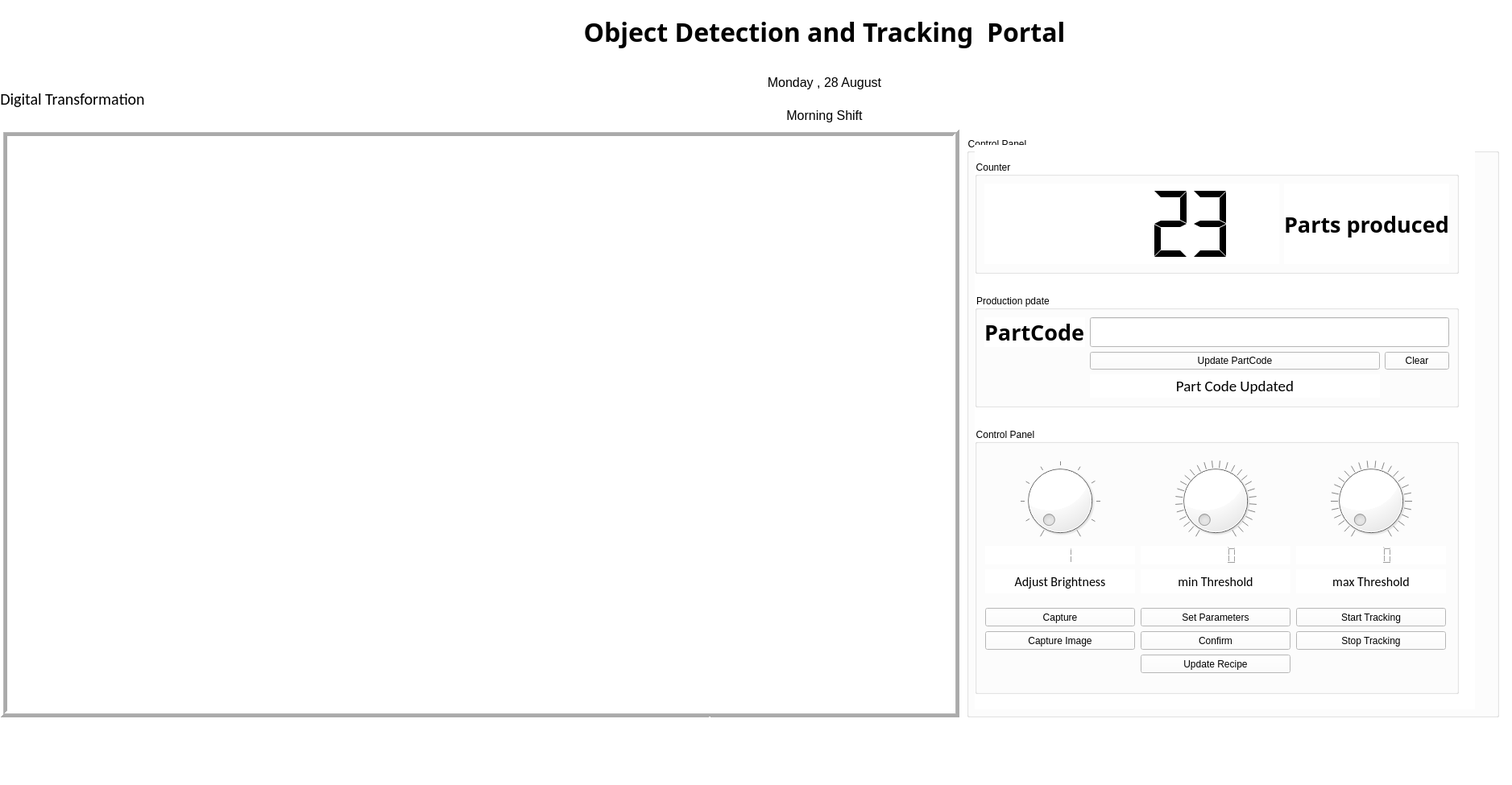
<?xml version="1.0" encoding="UTF-8"?>
<ui version="4.0">
 <class>FurnaceVisionSystem</class>
 <widget class="QMainWindow" name="FurnaceVisionSystem">
  <property name="geometry">
   <rect>
    <x>0</x>
    <y>0</y>
    <width>1877</width>
    <height>975</height>
   </rect>
  </property>
  <property name="sizePolicy">
   <sizepolicy hsizetype="Expanding" vsizetype="Expanding">
    <horstretch>0</horstretch>
    <verstretch>0</verstretch>
   </sizepolicy>
  </property>
  <property name="windowTitle">
   <string>Furnace Vision System</string>
  </property>
  <property name="styleSheet">
   <string notr="true">background-color: rgb(255, 255, 255);</string>
  </property>
  <widget class="QWidget" name="centralwidget">
   <widget class="QLabel" name="label">
    <property name="geometry">
     <rect>
      <x>0</x>
      <y>160</y>
      <width>1191</width>
      <height>731</height>
     </rect>
    </property>
    <property name="sizePolicy">
     <sizepolicy hsizetype="Expanding" vsizetype="Expanding">
      <horstretch>0</horstretch>
      <verstretch>0</verstretch>
     </sizepolicy>
    </property>
    <property name="focusPolicy">
     <enum>Qt::NoFocus</enum>
    </property>
    <property name="autoFillBackground">
     <bool>false</bool>
    </property>
    <property name="frameShape">
     <enum>QFrame::Box</enum>
    </property>
    <property name="frameShadow">
     <enum>QFrame::Raised</enum>
    </property>
    <property name="lineWidth">
     <number>4</number>
    </property>
    <property name="midLineWidth">
     <number>1</number>
    </property>
    <property name="text">
     <string/>
    </property>
    <property name="textFormat">
     <enum>Qt::MarkdownText</enum>
    </property>
    <property name="pixmap">
     <pixmap>../../../../../.designer/.designer/backup/100 (1).bmp</pixmap>
    </property>
    <property name="scaledContents">
     <bool>true</bool>
    </property>
   </widget>
   <widget class="QGroupBox" name="groupBox">
    <property name="geometry">
     <rect>
      <x>1200</x>
      <y>170</y>
      <width>661</width>
      <height>721</height>
     </rect>
    </property>
    <property name="title">
     <string>Control Panel</string>
    </property>
    <widget class="QWidget" name="verticalLayoutWidget">
     <property name="geometry">
      <rect>
       <x>10</x>
       <y>10</y>
       <width>621</width>
       <height>701</height>
      </rect>
     </property>
     <layout class="QVBoxLayout" name="verticalLayout">
      <item>
       <widget class="QGroupBox" name="groupBox_2">
        <property name="sizePolicy">
         <sizepolicy hsizetype="Expanding" vsizetype="Expanding">
          <horstretch>0</horstretch>
          <verstretch>0</verstretch>
         </sizepolicy>
        </property>
        <property name="maximumSize">
         <size>
          <width>601</width>
          <height>141</height>
         </size>
        </property>
        <property name="title">
         <string>Counter</string>
        </property>
        <layout class="QHBoxLayout" name="horizontalLayout_5">
         <item>
          <widget class="QLCDNumber" name="lcdNumber_2">
           <property name="sizePolicy">
            <sizepolicy hsizetype="Expanding" vsizetype="Expanding">
             <horstretch>0</horstretch>
             <verstretch>0</verstretch>
            </sizepolicy>
           </property>
           <property name="maximumSize">
            <size>
             <width>369</width>
             <height>108</height>
            </size>
           </property>
           <property name="font">
            <font>
             <pointsize>36</pointsize>
             <weight>75</weight>
             <bold>true</bold>
            </font>
           </property>
           <property name="layoutDirection">
            <enum>Qt::LeftToRight</enum>
           </property>
           <property name="autoFillBackground">
            <bool>false</bool>
           </property>
           <property name="frameShape">
            <enum>QFrame::NoFrame</enum>
           </property>
           <property name="segmentStyle">
            <enum>QLCDNumber::Flat</enum>
           </property>
           <property name="intValue" stdset="0">
            <number>23</number>
           </property>
          </widget>
         </item>
         <item>
          <widget class="QLabel" name="label_14">
           <property name="font">
            <font>
             <family>Adobe Caslon Pro Bold</family>
             <pointsize>20</pointsize>
             <weight>75</weight>
             <bold>true</bold>
            </font>
           </property>
           <property name="text">
            <string>Parts produced</string>
           </property>
          </widget>
         </item>
        </layout>
       </widget>
      </item>
      <item>
       <widget class="QGroupBox" name="groupBox_3">
        <property name="sizePolicy">
         <sizepolicy hsizetype="Expanding" vsizetype="Expanding">
          <horstretch>0</horstretch>
          <verstretch>0</verstretch>
         </sizepolicy>
        </property>
        <property name="maximumSize">
         <size>
          <width>601</width>
          <height>141</height>
         </size>
        </property>
        <property name="title">
         <string>Production pdate</string>
        </property>
        <layout class="QGridLayout" name="gridLayout">
         <item row="0" column="0">
          <widget class="QLabel" name="label_13">
           <property name="font">
            <font>
             <family>Adobe Caslon Pro Bold</family>
             <pointsize>20</pointsize>
             <weight>75</weight>
             <bold>true</bold>
            </font>
           </property>
           <property name="text">
            <string>PartCode</string>
           </property>
          </widget>
         </item>
         <item row="3" column="1">
          <widget class="QLabel" name="label_5">
           <property name="sizePolicy">
            <sizepolicy hsizetype="Expanding" vsizetype="Expanding">
             <horstretch>0</horstretch>
             <verstretch>0</verstretch>
            </sizepolicy>
           </property>
           <property name="maximumSize">
            <size>
             <width>369</width>
             <height>41</height>
            </size>
           </property>
           <property name="font">
            <font>
             <family>Calibri</family>
             <pointsize>14</pointsize>
            </font>
           </property>
           <property name="layoutDirection">
            <enum>Qt::LeftToRight</enum>
           </property>
           <property name="text">
            <string>Part Code Updated</string>
           </property>
           <property name="alignment">
            <set>Qt::AlignCenter</set>
           </property>
          </widget>
         </item>
         <item row="2" column="2">
          <widget class="QPushButton" name="pushButton_5">
           <property name="text">
            <string>Clear</string>
           </property>
          </widget>
         </item>
         <item row="0" column="1" colspan="2">
          <widget class="QLineEdit" name="lineEdit_2">
           <property name="maximumSize">
            <size>
             <width>450</width>
             <height>41</height>
            </size>
           </property>
           <property name="tabletTracking">
            <bool>true</bool>
           </property>
           <property name="autoFillBackground">
            <bool>false</bool>
           </property>
          </widget>
         </item>
         <item row="2" column="1">
          <widget class="QPushButton" name="pushButton_3">
           <property name="text">
            <string>Update PartCode</string>
           </property>
          </widget>
         </item>
        </layout>
       </widget>
      </item>
      <item>
       <widget class="QGroupBox" name="groupBox_4">
        <property name="sizePolicy">
         <sizepolicy hsizetype="Expanding" vsizetype="Expanding">
          <horstretch>0</horstretch>
          <verstretch>0</verstretch>
         </sizepolicy>
        </property>
        <property name="maximumSize">
         <size>
          <width>601</width>
          <height>331</height>
         </size>
        </property>
        <property name="title">
         <string>Control Panel</string>
        </property>
        <layout class="QVBoxLayout" name="verticalLayout_3">
         <item>
          <layout class="QGridLayout" name="gridLayout_4">
           <item row="2" column="1">
            <widget class="QLabel" name="label_16">
             <property name="sizePolicy">
              <sizepolicy hsizetype="Expanding" vsizetype="Expanding">
               <horstretch>0</horstretch>
               <verstretch>0</verstretch>
              </sizepolicy>
             </property>
             <property name="maximumSize">
              <size>
               <width>186</width>
               <height>30</height>
              </size>
             </property>
             <property name="font">
              <font>
               <family>Calibri</family>
               <pointsize>12</pointsize>
              </font>
             </property>
             <property name="text">
              <string>min Threshold</string>
             </property>
             <property name="alignment">
              <set>Qt::AlignCenter</set>
             </property>
            </widget>
           </item>
           <item row="2" column="0">
            <widget class="QLabel" name="label_17">
             <property name="sizePolicy">
              <sizepolicy hsizetype="Expanding" vsizetype="Expanding">
               <horstretch>0</horstretch>
               <verstretch>0</verstretch>
              </sizepolicy>
             </property>
             <property name="maximumSize">
              <size>
               <width>186</width>
               <height>30</height>
              </size>
             </property>
             <property name="font">
              <font>
               <family>Calibri</family>
               <pointsize>12</pointsize>
              </font>
             </property>
             <property name="layoutDirection">
              <enum>Qt::LeftToRight</enum>
             </property>
             <property name="text">
              <string>Adjust Brightness</string>
             </property>
             <property name="alignment">
              <set>Qt::AlignCenter</set>
             </property>
            </widget>
           </item>
           <item row="0" column="2">
            <widget class="QDial" name="dial_4">
             <property name="maximumSize">
              <size>
               <width>186</width>
               <height>100</height>
              </size>
             </property>
             <property name="mouseTracking">
              <bool>true</bool>
             </property>
             <property name="tabletTracking">
              <bool>false</bool>
             </property>
             <property name="acceptDrops">
              <bool>false</bool>
             </property>
             <property name="autoFillBackground">
              <bool>false</bool>
             </property>
             <property name="minimum">
              <number>500</number>
             </property>
             <property name="maximum">
              <number>1000</number>
             </property>
             <property name="singleStep">
              <number>10</number>
             </property>
             <property name="wrapping">
              <bool>false</bool>
             </property>
             <property name="notchesVisible">
              <bool>true</bool>
             </property>
            </widget>
           </item>
           <item row="2" column="2">
            <widget class="QLabel" name="label_15">
             <property name="sizePolicy">
              <sizepolicy hsizetype="Expanding" vsizetype="Expanding">
               <horstretch>0</horstretch>
               <verstretch>0</verstretch>
              </sizepolicy>
             </property>
             <property name="maximumSize">
              <size>
               <width>186</width>
               <height>30</height>
              </size>
             </property>
             <property name="font">
              <font>
               <family>Calibri</family>
               <pointsize>12</pointsize>
              </font>
             </property>
             <property name="text">
              <string>max Threshold</string>
             </property>
             <property name="alignment">
              <set>Qt::AlignCenter</set>
             </property>
            </widget>
           </item>
           <item row="0" column="1">
            <widget class="QDial" name="dial_5">
             <property name="maximumSize">
              <size>
               <width>186</width>
               <height>100</height>
              </size>
             </property>
             <property name="mouseTracking">
              <bool>true</bool>
             </property>
             <property name="tabletTracking">
              <bool>false</bool>
             </property>
             <property name="acceptDrops">
              <bool>false</bool>
             </property>
             <property name="autoFillBackground">
              <bool>false</bool>
             </property>
             <property name="minimum">
              <number>30</number>
             </property>
             <property name="maximum">
              <number>300</number>
             </property>
             <property name="singleStep">
              <number>10</number>
             </property>
             <property name="wrapping">
              <bool>false</bool>
             </property>
             <property name="notchesVisible">
              <bool>true</bool>
             </property>
            </widget>
           </item>
           <item row="0" column="0">
            <widget class="QDial" name="dial_6">
             <property name="maximumSize">
              <size>
               <width>186</width>
               <height>100</height>
              </size>
             </property>
             <property name="mouseTracking">
              <bool>true</bool>
             </property>
             <property name="tabletTracking">
              <bool>false</bool>
             </property>
             <property name="acceptDrops">
              <bool>false</bool>
             </property>
             <property name="autoFillBackground">
              <bool>false</bool>
             </property>
             <property name="maximum">
              <number>10</number>
             </property>
             <property name="wrapping">
              <bool>false</bool>
             </property>
             <property name="notchesVisible">
              <bool>true</bool>
             </property>
            </widget>
           </item>
           <item row="1" column="0">
            <widget class="QLCDNumber" name="lcdNumber">
             <property name="sizePolicy">
              <sizepolicy hsizetype="Expanding" vsizetype="Expanding">
               <horstretch>0</horstretch>
               <verstretch>0</verstretch>
              </sizepolicy>
             </property>
             <property name="maximumSize">
              <size>
               <width>186</width>
               <height>23</height>
              </size>
             </property>
             <property name="font">
              <font>
               <family>Arial</family>
               <pointsize>14</pointsize>
               <weight>75</weight>
               <bold>true</bold>
              </font>
             </property>
             <property name="focusPolicy">
              <enum>Qt::StrongFocus</enum>
             </property>
             <property name="layoutDirection">
              <enum>Qt::LeftToRight</enum>
             </property>
             <property name="autoFillBackground">
              <bool>false</bool>
             </property>
             <property name="frameShape">
              <enum>QFrame::NoFrame</enum>
             </property>
             <property name="frameShadow">
              <enum>QFrame::Plain</enum>
             </property>
             <property name="smallDecimalPoint">
              <bool>false</bool>
             </property>
             <property name="digitCount">
              <number>3</number>
             </property>
             <property name="value" stdset="0">
              <double>1.000000000000000</double>
             </property>
             <property name="intValue" stdset="0">
              <number>1</number>
             </property>
            </widget>
           </item>
           <item row="1" column="1">
            <widget class="QLCDNumber" name="lcdNumber_3">
             <property name="sizePolicy">
              <sizepolicy hsizetype="Expanding" vsizetype="Expanding">
               <horstretch>0</horstretch>
               <verstretch>0</verstretch>
              </sizepolicy>
             </property>
             <property name="maximumSize">
              <size>
               <width>186</width>
               <height>23</height>
              </size>
             </property>
             <property name="font">
              <font>
               <weight>75</weight>
               <bold>true</bold>
              </font>
             </property>
             <property name="focusPolicy">
              <enum>Qt::StrongFocus</enum>
             </property>
             <property name="layoutDirection">
              <enum>Qt::LeftToRight</enum>
             </property>
             <property name="autoFillBackground">
              <bool>false</bool>
             </property>
             <property name="frameShape">
              <enum>QFrame::NoFrame</enum>
             </property>
             <property name="frameShadow">
              <enum>QFrame::Plain</enum>
             </property>
            </widget>
           </item>
           <item row="1" column="2">
            <widget class="QLCDNumber" name="lcdNumber_4">
             <property name="sizePolicy">
              <sizepolicy hsizetype="Expanding" vsizetype="Expanding">
               <horstretch>0</horstretch>
               <verstretch>0</verstretch>
              </sizepolicy>
             </property>
             <property name="maximumSize">
              <size>
               <width>186</width>
               <height>23</height>
              </size>
             </property>
             <property name="font">
              <font>
               <weight>75</weight>
               <bold>true</bold>
              </font>
             </property>
             <property name="focusPolicy">
              <enum>Qt::StrongFocus</enum>
             </property>
             <property name="frameShape">
              <enum>QFrame::NoFrame</enum>
             </property>
            </widget>
           </item>
          </layout>
         </item>
         <item>
          <layout class="QGridLayout" name="gridLayout_5">
           <item row="1" column="2">
            <widget class="QPushButton" name="Track_4">
             <property name="sizePolicy">
              <sizepolicy hsizetype="Expanding" vsizetype="Expanding">
               <horstretch>0</horstretch>
               <verstretch>0</verstretch>
              </sizepolicy>
             </property>
             <property name="maximumSize">
              <size>
               <width>186</width>
               <height>23</height>
              </size>
             </property>
             <property name="text">
              <string>Stop Tracking</string>
             </property>
            </widget>
           </item>
           <item row="1" column="0">
            <widget class="QPushButton" name="Capture_2">
             <property name="sizePolicy">
              <sizepolicy hsizetype="Expanding" vsizetype="Expanding">
               <horstretch>0</horstretch>
               <verstretch>0</verstretch>
              </sizepolicy>
             </property>
             <property name="maximumSize">
              <size>
               <width>186</width>
               <height>23</height>
              </size>
             </property>
             <property name="text">
              <string>Capture Image</string>
             </property>
            </widget>
           </item>
           <item row="0" column="0">
            <widget class="QPushButton" name="pushButton_4">
             <property name="sizePolicy">
              <sizepolicy hsizetype="Expanding" vsizetype="Expanding">
               <horstretch>0</horstretch>
               <verstretch>0</verstretch>
              </sizepolicy>
             </property>
             <property name="maximumSize">
              <size>
               <width>186</width>
               <height>23</height>
              </size>
             </property>
             <property name="text">
              <string>Capture</string>
             </property>
            </widget>
           </item>
           <item row="0" column="1">
            <widget class="QPushButton" name="Set_3">
             <property name="sizePolicy">
              <sizepolicy hsizetype="Expanding" vsizetype="Expanding">
               <horstretch>0</horstretch>
               <verstretch>0</verstretch>
              </sizepolicy>
             </property>
             <property name="maximumSize">
              <size>
               <width>186</width>
               <height>23</height>
              </size>
             </property>
             <property name="text">
              <string>Set Parameters</string>
             </property>
            </widget>
           </item>
           <item row="0" column="2">
            <widget class="QPushButton" name="Track_3">
             <property name="sizePolicy">
              <sizepolicy hsizetype="Expanding" vsizetype="Expanding">
               <horstretch>0</horstretch>
               <verstretch>0</verstretch>
              </sizepolicy>
             </property>
             <property name="maximumSize">
              <size>
               <width>186</width>
               <height>23</height>
              </size>
             </property>
             <property name="text">
              <string>Start Tracking</string>
             </property>
            </widget>
           </item>
           <item row="1" column="1">
            <widget class="QPushButton" name="Set_4">
             <property name="sizePolicy">
              <sizepolicy hsizetype="Expanding" vsizetype="Expanding">
               <horstretch>0</horstretch>
               <verstretch>0</verstretch>
              </sizepolicy>
             </property>
             <property name="maximumSize">
              <size>
               <width>186</width>
               <height>23</height>
              </size>
             </property>
             <property name="text">
              <string>Confirm</string>
             </property>
            </widget>
           </item>
           <item row="2" column="1">
            <widget class="QPushButton" name="Set_5">
             <property name="sizePolicy">
              <sizepolicy hsizetype="Expanding" vsizetype="Expanding">
               <horstretch>0</horstretch>
               <verstretch>0</verstretch>
              </sizepolicy>
             </property>
             <property name="maximumSize">
              <size>
               <width>186</width>
               <height>23</height>
              </size>
             </property>
             <property name="text">
              <string>Update Recipe</string>
             </property>
            </widget>
           </item>
          </layout>
         </item>
        </layout>
       </widget>
      </item>
     </layout>
    </widget>
   </widget>
   <widget class="QWidget" name="horizontalLayoutWidget">
    <property name="geometry">
     <rect>
      <x>0</x>
      <y>0</y>
      <width>1861</width>
      <height>161</height>
     </rect>
    </property>
    <layout class="QHBoxLayout" name="horizontalLayout">
     <item>
      <layout class="QGridLayout" name="gridLayout_3">
       <item row="0" column="1">
        <widget class="QLabel" name="label_2">
         <property name="sizePolicy">
          <sizepolicy hsizetype="MinimumExpanding" vsizetype="MinimumExpanding">
           <horstretch>0</horstretch>
           <verstretch>0</verstretch>
          </sizepolicy>
         </property>
         <property name="maximumSize">
          <size>
           <width>16777215</width>
           <height>164</height>
          </size>
         </property>
         <property name="font">
          <font>
           <family>Adobe Garamond Pro Bold</family>
           <pointsize>24</pointsize>
           <weight>75</weight>
           <bold>true</bold>
          </font>
         </property>
         <property name="styleSheet">
          <string notr="true">background-color: rgb(255, 255, 255);</string>
         </property>
         <property name="text">
          <string>Object Detection and Tracking  Portal</string>
         </property>
         <property name="scaledContents">
          <bool>false</bool>
         </property>
         <property name="alignment">
          <set>Qt::AlignCenter</set>
         </property>
        </widget>
       </item>
       <item row="1" column="1">
        <layout class="QGridLayout" name="gridLayout_2">
         <item row="1" column="0">
          <widget class="QLabel" name="label_11">
           <property name="sizePolicy">
            <sizepolicy hsizetype="Expanding" vsizetype="Expanding">
             <horstretch>0</horstretch>
             <verstretch>0</verstretch>
            </sizepolicy>
           </property>
           <property name="font">
            <font>
             <pointsize>12</pointsize>
            </font>
           </property>
           <property name="frameShape">
            <enum>QFrame::NoFrame</enum>
           </property>
           <property name="text">
            <string>Morning Shift</string>
           </property>
           <property name="alignment">
            <set>Qt::AlignCenter</set>
           </property>
          </widget>
         </item>
         <item row="0" column="0">
          <widget class="QLabel" name="label_12">
           <property name="sizePolicy">
            <sizepolicy hsizetype="Expanding" vsizetype="Expanding">
             <horstretch>0</horstretch>
             <verstretch>0</verstretch>
            </sizepolicy>
           </property>
           <property name="font">
            <font>
             <pointsize>12</pointsize>
            </font>
           </property>
           <property name="frameShape">
            <enum>QFrame::NoFrame</enum>
           </property>
           <property name="text">
            <string>Monday , 28 August</string>
           </property>
           <property name="alignment">
            <set>Qt::AlignCenter</set>
           </property>
          </widget>
         </item>
        </layout>
       </item>
       <item row="0" column="0">
        <widget class="QLabel" name="label_3">
         <property name="sizePolicy">
          <sizepolicy hsizetype="Minimum" vsizetype="Minimum">
           <horstretch>0</horstretch>
           <verstretch>0</verstretch>
          </sizepolicy>
         </property>
         <property name="minimumSize">
          <size>
           <width>46</width>
           <height>64</height>
          </size>
         </property>
         <property name="maximumSize">
          <size>
           <width>380</width>
           <height>360</height>
          </size>
         </property>
         <property name="text">
          <string/>
         </property>
         <property name="pixmap">
          <pixmap resource="../../../../Codes/Designer/logo.qrc">:/newPrefix/1200px-Danfoss-Logo.svg.png</pixmap>
         </property>
         <property name="scaledContents">
          <bool>true</bool>
         </property>
         <property name="alignment">
          <set>Qt::AlignCenter</set>
         </property>
        </widget>
       </item>
       <item row="1" column="0">
        <widget class="QLabel" name="label_4">
         <property name="font">
          <font>
           <family>Calibri</family>
           <pointsize>15</pointsize>
          </font>
         </property>
         <property name="text">
          <string>Digital Transformation</string>
         </property>
         <property name="alignment">
          <set>Qt::AlignCenter</set>
         </property>
        </widget>
       </item>
      </layout>
     </item>
    </layout>
   </widget>
   <widget class="QWidget" name="layoutWidget">
    <property name="geometry">
     <rect>
      <x>880</x>
      <y>890</y>
      <width>2</width>
      <height>2</height>
     </rect>
    </property>
    <layout class="QVBoxLayout" name="verticalLayout_4"/>
   </widget>
  </widget>
  <widget class="QMenuBar" name="menubar">
   <property name="geometry">
    <rect>
     <x>0</x>
     <y>0</y>
     <width>1877</width>
     <height>21</height>
    </rect>
   </property>
  </widget>
  <widget class="QStatusBar" name="statusbar"/>
 </widget>
 <resources>
  <include location="../../../../Codes/Designer/logo.qrc"/>
  <include location="../../../../../.designer/backup/logo.qrc"/>
 </resources>
 <connections/>
</ui>
